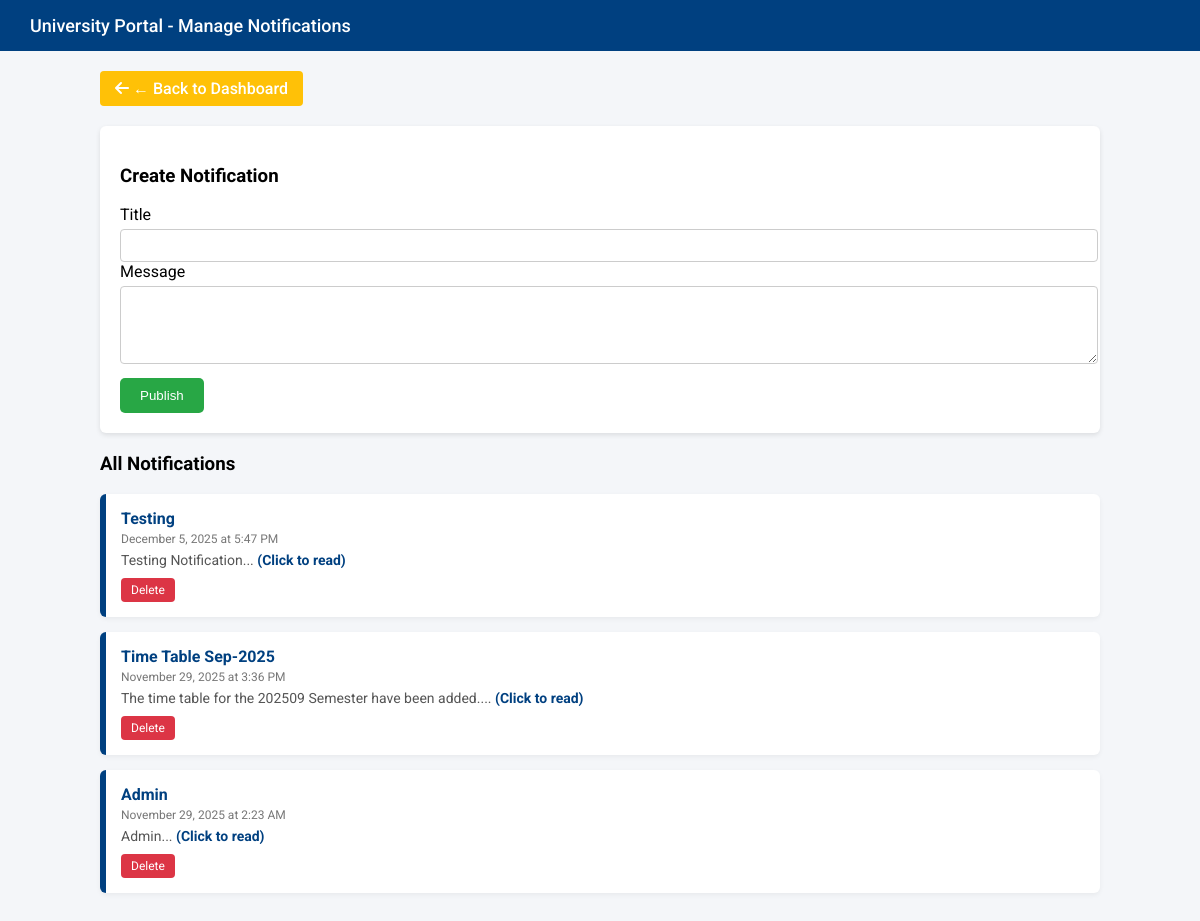
The page /pages/notifications.php (signed in) on the database its author committed.
### tables this page shows
CREATE TABLE `notifications` (
  `id` int(11) NOT NULL,
  `title` varchar(255) NOT NULL,
  `message` text NOT NULL,
  `user_id` int(11) NOT NULL,
  `created_at` datetime NOT NULL DEFAULT current_timestamp()
);

### pages/notifications.php (the view, shortened to what this page needs)
<?php
require '../includes/db.php';
function generateCsrfToken() {
    return $_SESSION['csrf_token'];
}
$csrfToken = generateCsrfToken();
$role = $_SESSION['role'];
$userId = $_SESSION['user_id'];
try {
    if ($role === 'student') {
        $stmt = $conn->prepare("
            SELECT n.id, n.title, n.message, n.created_at,
            CASE WHEN nr.id IS NOT NULL THEN 1 ELSE 0 END AS is_read
            FROM notifications n
            LEFT JOIN notifications_read nr
              ON n.id = nr.notification_id AND nr.user_id = ?
            ORDER BY n.created_at DESC
        ");
        $stmt->bind_param("i", $userId);
    } else {
        $stmt = $conn->prepare("SELECT id, title, message, created_at, 1 AS is_read FROM notifications ORDER BY created_at DESC");
    }
    $stmt->execute();
    $notifications = $stmt->get_result();
} catch (Exception $e) {
    logError("Load notifications failed: " . $e->getMessage());
    $notifications = false;
    $_SESSION['error'] = "Failed to load notifications";
}
?>
<!DOCTYPE html>
<html lang="en">
<head>
</head>
<body>
<div class="navbar">University Portal - Manage Notifications</div>
<div class="container">
    <a href="dashboard.php" class="back-btn"><i class="fas fa-arrow-left"></i> ← Back to Dashboard</a>
    <?php if($role==='admin'): ?>
    <div class="card">
        <h3>Create Notification</h3>
        <form method="POST">
            <label>Title</label>
            <input type="text" name="title" required maxlength="255">
            <label>Message</label>
            <textarea name="message" rows="4" required maxlength="2000"></textarea>
            <button class="publish-btn" name="add_notification">Publish</button>
        </form>
    </div>
    <?php endif; ?>
    <h3>All Notifications</h3>
    <div class="notif-grid">
        <?php if($notifications && $notifications->num_rows>0): ?>
            <?php while($n=$notifications->fetch_assoc()): ?>
                <?php $dateFormatted=date('F j, Y \a\t g:i A', strtotime($n['created_at'])); ?>
                <div class="notification-card <?= $n['is_read']==0?'unread':'' ?>"
                     data-id="<?= $n['id'] ?>"
                     data-title="<?= htmlspecialchars($n['title'], ENT_QUOTES) ?>"
                     data-date="<?= $dateFormatted ?>"
                     data-message="<?= htmlspecialchars($n['message'], ENT_QUOTES) ?>"
                     data-read="<?= $n['is_read'] ?>"
                     onclick="openNotification(this)">
                    <div class="title"><?= htmlspecialchars($n['title']) ?></div>
                    <div class="date"><?= $dateFormatted ?></div>
                    <div class="preview"><?= htmlspecialchars(substr($n['message'],0,80)) ?>... <span style="font-weight:bold;color:#004080">(Click to read)</span></div>
                    <?php if($role==='admin'): ?>
                        <a href="?delete=<?= $n['id'] ?>&csrf_token=<?= $csrfToken ?>" class="delete-btn" onclick="return confirmDelete(this);">Delete</a>
                    <?php endif; ?>
                </div>
            <?php endwhile; ?>
        <?php else: ?>
            <p style="text-align:center;color:#777;"><?= $notifications===false?'Error loading notifications':'No notifications found.' ?></p>
        <?php endif; ?>
    </div>
</div>
</body>
</html>

### pages/notifications.php (style rules this page uses)
body { font-family: 'Roboto', sans-serif; background: #f4f6f9; margin:0; }
.navbar { background-color: #004080; color: white; padding: 15px 30px; font-size: 18px; font-weight: 500; margin-bottom: 20px; }
.container { width: 95%; max-width: 1000px; margin: 0 auto 40px; }
.back-btn { display: inline-block; background-color: #ffc107; color: #fff; padding: 8px 15px; border-radius: 4px; text-decoration: none; font-weight: 500; margin-bottom: 20px; border: none; }
.card { background-color: white; padding: 20px; border-radius: 6px; box-shadow: 0 2px 5px rgba(0,0,0,0.1); margin-bottom: 20px; }
input, textarea { width: 100%; padding: 8px; margin-top: 5px; border-radius: 4px; border: 1px solid #ccc; }
.publish-btn { background-color: #28a745; color: white; padding: 10px 20px; border-radius: 5px; border: none; cursor: pointer; font-weight: 500; margin-top: 10px; }
.notif-grid { display:flex; flex-direction:column; gap:15px; }
.notification-card { background:#fff; padding:15px; border-radius:6px; border-left:6px solid #004080; cursor:pointer; box-shadow:0 2px 5px rgba(0,0,0,0.05); position:relative; transition: transform 0.2s; }
.title { font-weight:bold; color:#004080; font-size:16px; margin-bottom:4px; }
.date { font-size:12px; color:#777; margin-bottom:6px; }
.preview { font-size:14px; color:#555; white-space: nowrap; overflow: hidden; text-overflow: ellipsis; }
.delete-btn { display:inline-block; background:#dc3545; color:#fff; padding:5px 10px; border-radius:4px; text-decoration:none; font-size:12px; margin-top:10px; }

### rows shown on the page
notifications: title "Testing", created_at "December 5, 2025 at 5:47 PM", message "Testing Notification"
notifications: title "Time Table Sep-2025", created_at "November 29, 2025 at 3:36 PM", message "The time table for the 202509 Semester have been added."
notifications: title "Admin", created_at "November 29, 2025 at 2:23 AM", message "Admin"
